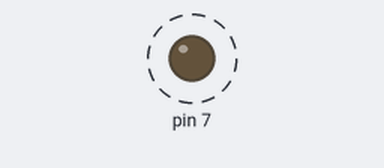
This sketch was run on a simulated Arduino Uno, built with avr-gcc and run on an emulated ATmega328P. Parts: output pins drawn as LEDs (lit = HIGH). Dashed ring = blinking.

Above: at 0.5 s.
Timing chart, 0 to 4.6 s (numbered marks = the images above):
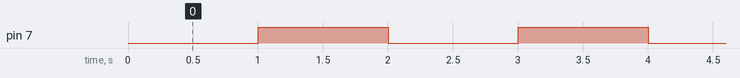

Measured:
- by itself, pin 7: alternates HIGH for 1.0 s and LOW for 1.0 s

The sketch:

holl2.ino
```cpp
void setup() {
  pinMode(7, OUTPUT);
}
int flag = 0;
void loop() {
  delay(1000);
  digitalWrite(7, HIGH);
  delay(1000);
  digitalWrite(7, LOW);
}
```
